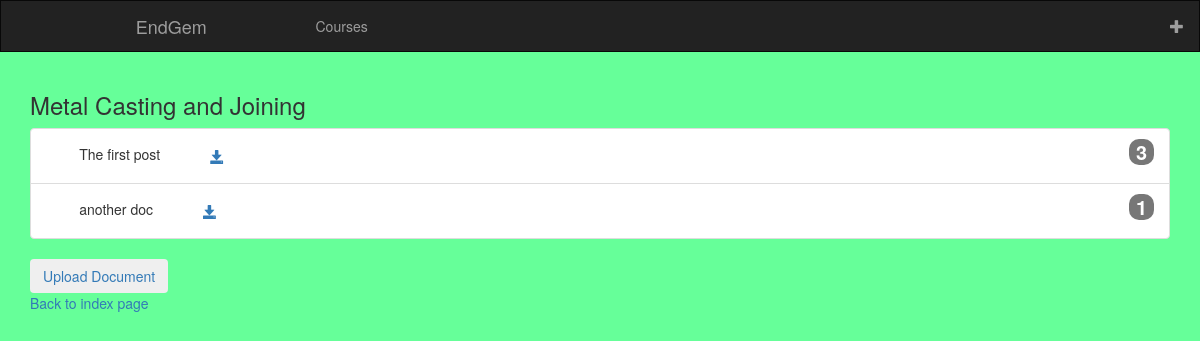
/metal-casting-and-joining/, run on an earlier commit of the app's database.
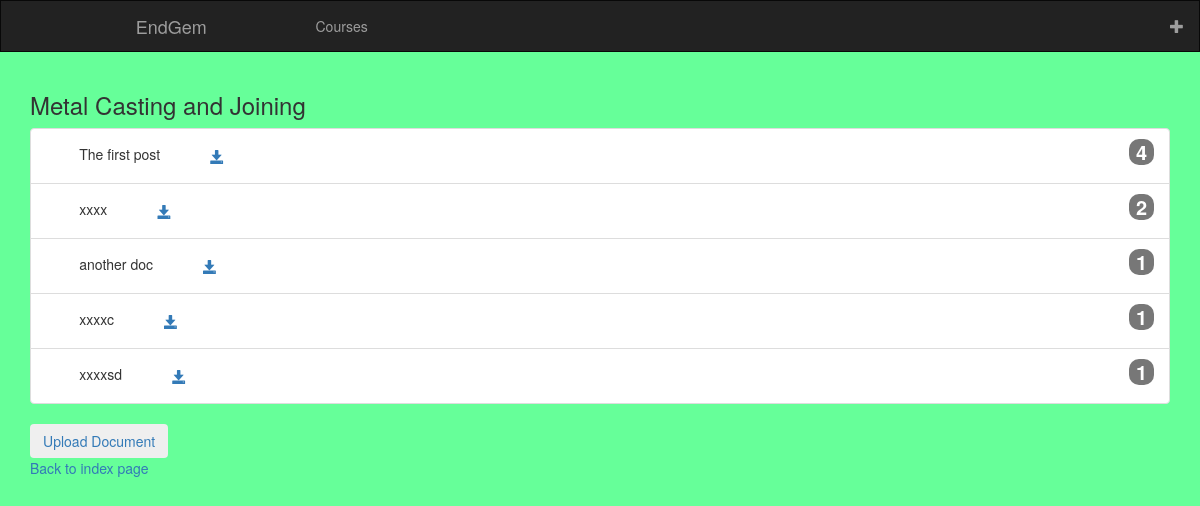
And on a later commit of the database.
### course_manager/models.py (models this page shows, shortened)
class Document(models.Model):
	course = models.ForeignKey(Course, on_delete=models.CASCADE)
	title = models.CharField(max_length=128, unique=True)
	file = models.FileField(upload_to="files")
	downloads = models.IntegerField(default=0)

### course_manager/views.py (the view)
# urls.py: path('<slug:course_code_slug>/', views.show_documents, name='show_course'),
def show_documents(request, course_code_slug):
	context = {}
	try:
		course = Course.objects.get(slug=course_code_slug)
		document = Document.objects.filter(course=course).order_by('-downloads')
		context['documents'] = document
		context['course'] = course
	except Course.DoesNotExist:
		context['documents'] = None
		context['course'] = None
	return render (request, 'course_manager/documents.html', context=context)

### templates/course_manager/documents.html (shortened to what this page needs)
{% extends 'course_manager/base.html' %}
{% block content %}
	{% if course %}
		<h3>{{ course.name }}</h3>
		{% if documents %}
			<ul class="list-group">
			{% for document in documents %}
				<li class="list-group-item d-flex justify-content-between align-items-center">
			      <p class="doc-name" style="display: inline;">{{ document.title }}</p>
			      <span class="badge badge-primary badge-pill download_count">{{ document.downloads }}</span>
			      <a class="downloads glyphicon glyphicon-save btn btn-dark" target="_blank" href="/{{ document.title }}/download"></a>
			    </li>
			{% endfor %}
			</ul>
		{% else %}
			<strong>No documents currently in this course.</strong>
		{% endif %}
	{% else %}
		The specified course does not exist!
	{% endif %}
	<button class="btn btn-dark"><a href="/course/{{ course.slug }}/add_file/">Upload Document</a></button><br>
	<a href="/">Back to index page</a>
{% endblock %}

What changed in the data, as far as the page shows it:
changed Document "The first post": downloads "3" → "4"
added Document: title "xxxx", downloads "2"
added Document: title "xxxxc", downloads "1"
added Document: title "xxxxsd", downloads "1"
